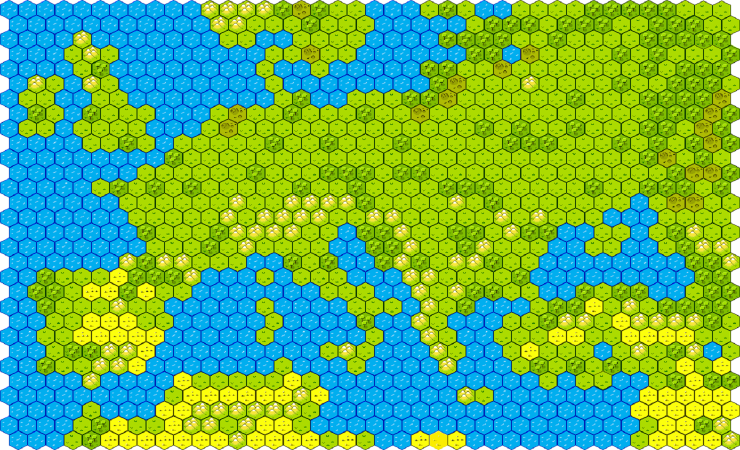
#> input picture Medieval/Assets/MapHexes/Source/map.png, 1480 x 900 px (shown at 1/2 size)
$ python extract_hex_tiles.py ../Medieval/Assets/MapHexes/Source/map.png out.png
#> lines starting #> are read from the running program, lines starting #| are printed output that depends on the picture; after the words box and inside, x2 and y2 are one past the last pixel; in counts of white or black regions, pixels touching at a corner belong together
#!/usr/bin/env python3
"""Split the legacy Europe map into transparent pointy-top hex PNG assets."""

from __future__ import annotations

import argparse
import hashlib
import json
import shutil
from collections import Counter
from pathlib import Path

from PIL import Image, ImageDraw


COLUMNS = 40
ROWS = 30
HORIZONTAL_STEP = 36.5
VERTICAL_STEP = 30
FIRST_CENTER_X = 18.25
FIRST_CENTER_Y = 19
ODD_ROW_OFFSET = 18.25
TILE_WIDTH = 39
TILE_HEIGHT = 43
HEX_RADIUS_X = 18.25
HEX_RADIUS_Y = 20


def arguments() -> argparse.Namespace:
    parser = argparse.ArgumentParser()
    parser.add_argument("source", type=Path)
    parser.add_argument("output", type=Path)
    return parser.parse_args()


def alpha_mask(center_x: float, center_y: float, left: int, top: int) -> Image.Image:
    scale = 4
    vertices = [
        (center_x, center_y - HEX_RADIUS_Y),
        (center_x + HEX_RADIUS_X, center_y - HEX_RADIUS_Y / 2),
        (center_x + HEX_RADIUS_X, center_y + HEX_RADIUS_Y / 2),
        (center_x, center_y + HEX_RADIUS_Y),
        (center_x - HEX_RADIUS_X, center_y + HEX_RADIUS_Y / 2),
        (center_x - HEX_RADIUS_X, center_y - HEX_RADIUS_Y / 2),
    ]
    local = [((x - left) * scale, (y - top) * scale) for x, y in vertices]
    mask = Image.new("L", (TILE_WIDTH * scale, TILE_HEIGHT * scale), 0)
    ImageDraw.Draw(mask).polygon(local, fill=255)
    return mask.resize((TILE_WIDTH, TILE_HEIGHT), Image.Resampling.LANCZOS)


def crop_with_padding(source: Image.Image, left: int, top: int) -> Image.Image:
    target = Image.new("RGBA", (TILE_WIDTH, TILE_HEIGHT), (0, 0, 0, 0))
    source_left = max(0, left)
    source_top = max(0, top)
    source_right = min(source.width, left + TILE_WIDTH)
    source_bottom = min(source.height, top + TILE_HEIGHT)
    if source_left < source_right and source_top < source_bottom:
        region = source.crop((source_left, source_top, source_right, source_bottom)).convert("RGBA")
        target.alpha_composite(region, (source_left - left, source_top - top))
    return target


def classify(tile: Image.Image) -> str:
    pixels = []
    for y in range(7, TILE_HEIGHT - 7):
        for x in range(6, TILE_WIDTH - 6):
            red, green, blue, alpha = tile.getpixel((x, y))
            if alpha > 240:
                pixels.append((red, green, blue))
    if not pixels:
        return "unknown"

    total = len(pixels)
    ratio = lambda predicate: sum(1 for pixel in pixels if predicate(*pixel)) / total
    if ratio(lambda r, g, b: r < 45 and g > 115 and b > 175) > 0.34:
        return "water"
    if ratio(lambda r, g, b: r > 225 and g > 225 and b > 190) > 0.025:
        return "mountains"
    if ratio(lambda r, g, b: r > 215 and g > 215 and b < 100) > 0.30:
        return "desert"
    if ratio(lambda r, g, b: r < 105 and 65 < g < 200 and b < 75) > 0.13:
        return "forest"
    if ratio(lambda r, g, b: 70 < r < 165 and 125 < g < 215 and b < 70) > 0.28:
        return "hills"
    return "plains"


def main() -> None:
    args = arguments()
    source = Image.open(args.source).convert("RGBA")
#> source is the input picture: PIL image 1480x900 RGBA; mean R, G, B, A 103.1, 182.3, 92.3, 255
    output = args.output
    tiles_directory = output / "tiles"
    terrain_directory = output / "terrain"
    tiles_directory.mkdir(parents=True, exist_ok=True)
    terrain_directory.mkdir(parents=True, exist_ok=True)

    entries = []
    terrain_counts: Counter[str] = Counter()

    for row in range(ROWS):
        center_y = FIRST_CENTER_Y + row * VERTICAL_STEP
        for column in range(COLUMNS):
            center_x = FIRST_CENTER_X + (ODD_ROW_OFFSET if row % 2 else 0) + column * HORIZONTAL_STEP
            left = round(center_x - TILE_WIDTH / 2)
            top = round(center_y - TILE_HEIGHT / 2)
            tile = crop_with_padding(source, left, top)
            mask = alpha_mask(center_x, center_y, left, top)
            original_alpha = tile.getchannel("A")
            tile.putalpha(Image.new("L", tile.size, 0))
            tile.putalpha(Image.frombytes("L", tile.size, bytes(min(a, m) for a, m in zip(original_alpha.get_flattened_data(), mask.get_flattened_data()))))

            filename = f"hex-r{row:02d}-c{column:02d}.png"
            path = tiles_directory / filename
            tile.save(path, optimize=True)
            terrain = classify(tile)
            terrain_counts[terrain] += 1
            clipped = left < 0 or top < 0 or left + TILE_WIDTH > source.width or top + TILE_HEIGHT > source.height
            visible_pixels = sum(1 for alpha in tile.getchannel("A").get_flattened_data() if alpha > 8)
            axial_q = column - (row - (row & 1)) // 2
            entries.append(
                {
                    "id": f"r{row:02d}-c{column:02d}",
                    "row": row,
                    "column": column,
                    "q": axial_q,
                    "r": row,
                    "terrain": terrain,
                    "image": f"tiles/{filename}",
                    "center": {"x": round(center_x, 2), "y": center_y},
                    "sourceBounds": {"x": left, "y": top, "width": TILE_WIDTH, "height": TILE_HEIGHT},
                    "isClippedBySource": clipped,
                    "visiblePixels": visible_pixels,
                    "sha256": hashlib.sha256(path.read_bytes()).hexdigest(),
                }
            )
#> this loop made 1 pass
#> pass 1, in crop_with_padding, `region = source.crop((source_left, source_top, source_right, source_bo..`:
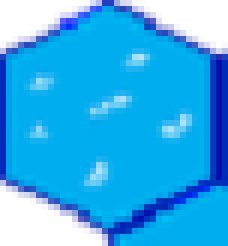
#> region: PIL image 38x41 RGBA (shown 6 times larger); mean R, G, B, A 54.4, 174, 235.6, 255
#> after the loop:
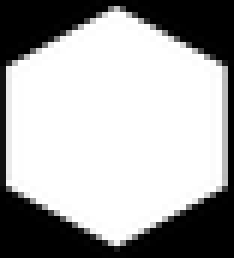
#> mask: PIL image 39x43 L (shown 6 times larger); min 0, max 255, mean 167.9
#> after the loop:
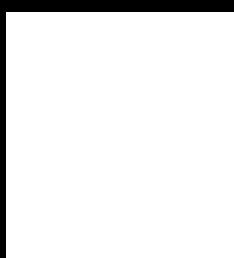
#> original_alpha: PIL image 39x43 L (shown 6 times larger); 92.9% white; 1 black region, box (x1, y1, x2, y2) and area: (0, 0, 39, 43) 119
#> after the loop, entries = []; terrain_counts = 0 items

    by_position = {(entry["row"], entry["column"]): entry for entry in entries}
    terrain_candidates: dict[str, tuple[int, Path]] = {}
    for entry in entries:
        row, column = entry["row"], entry["column"]
        diagonal = 1 if row % 2 else -1
        neighbors = [
            (row, column - 1),
            (row, column + 1),
            (row - 1, column),
            (row + 1, column),
            (row - 1, column + diagonal),
            (row + 1, column + diagonal),
        ]
        same_neighbors = sum(
            1 for position in neighbors if by_position.get(position, {}).get("terrain") == entry["terrain"]
        )
        score = 0 if entry["isClippedBySource"] else same_neighbors * 10_000 + entry["visiblePixels"]
        candidate_path = output / entry["image"]
        if score > terrain_candidates.get(entry["terrain"], (-1, candidate_path))[0]:
            terrain_candidates[entry["terrain"]] = (score, candidate_path)

    for terrain, (_, source_path) in terrain_candidates.items():
        shutil.copy2(source_path, terrain_directory / f"{terrain}.png")

    manifest = {
        "formatVersion": 1,
        "source": args.source.name,
        "sourceSize": {"width": source.width, "height": source.height},
        "layout": "odd-r-pointy-top",
        "rows": ROWS,
        "columns": COLUMNS,
        "tileSize": {"width": TILE_WIDTH, "height": TILE_HEIGHT},
        "spacing": {"horizontal": HORIZONTAL_STEP, "vertical": VERTICAL_STEP},
        "terrainCounts": dict(sorted(terrain_counts.items())),
        "tiles": entries,
    }
    (output / "hex-map.json").write_text(json.dumps(manifest, ensure_ascii=False, indent=2) + "\n", encoding="utf-8")
    print(f"Exported {len(entries)} hexes to {output}")
    print("Terrain counts:", dict(sorted(terrain_counts.items())))


if __name__ == "__main__":
#> (the run stopped early here; a loop or call above may not have finished)
